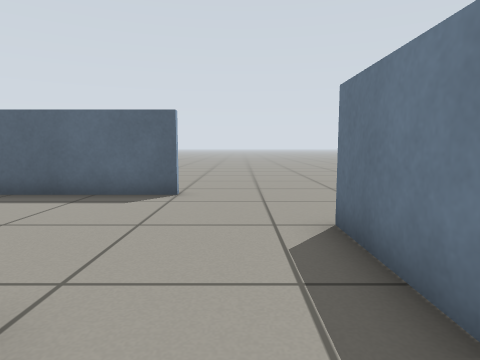
[1] (above)

12 first-person views from a walk through a Gazebo world. The camera is 0.57 m above the floor, tilts 6° down and sees 75° across. The floor is counted in squares, 0.5 m on a side. Each view is taken from the middle of a square. On the plan, view 1 faces up. The plan holds only what a view shows up to about 13 squares ahead; the rest is blank.

[2]
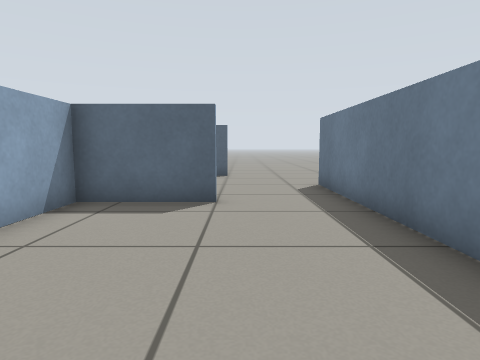

[3]
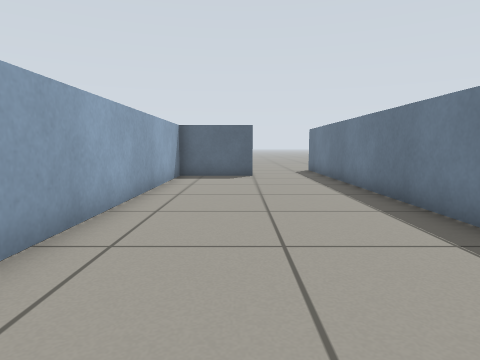

[4]
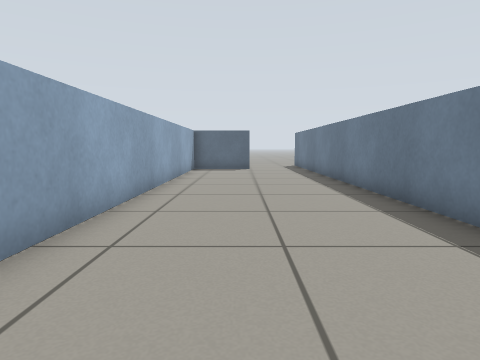

[5]
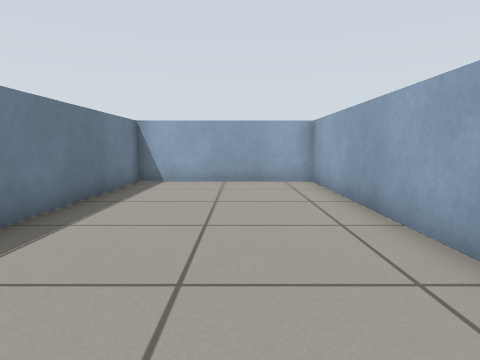

[6]
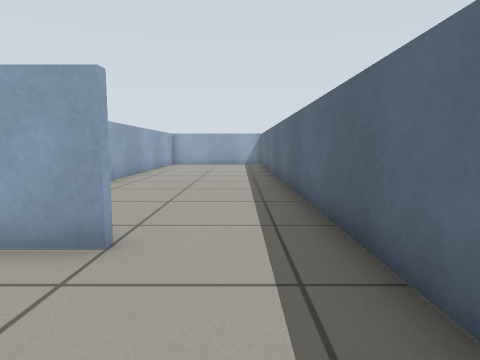

[7]
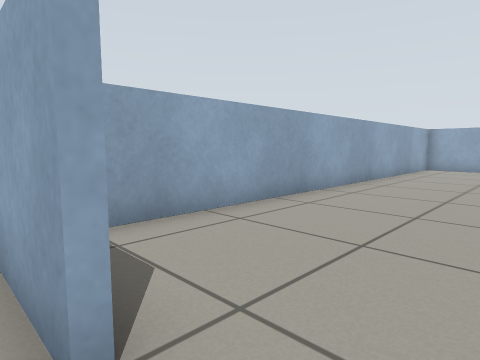

[8]
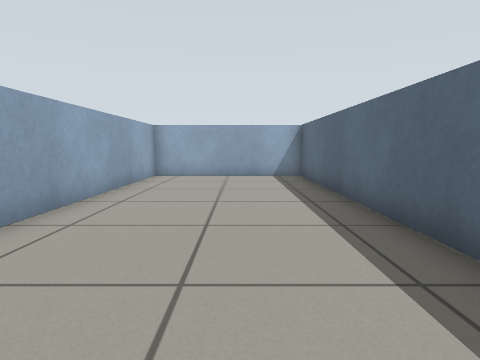

[9]
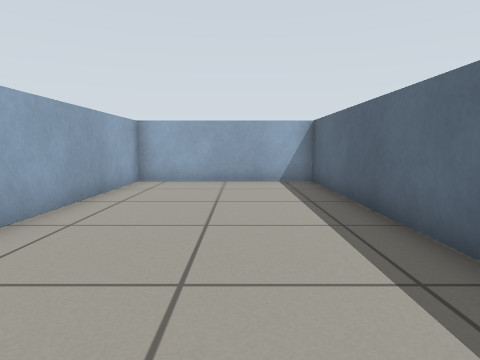

[10]
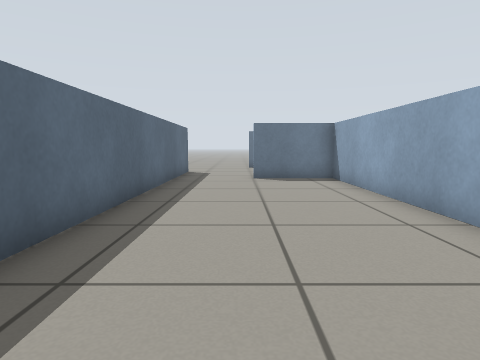

[11]
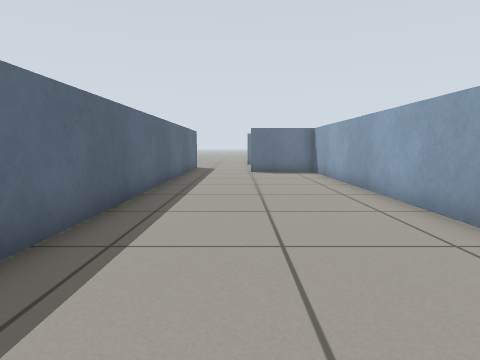

[12]
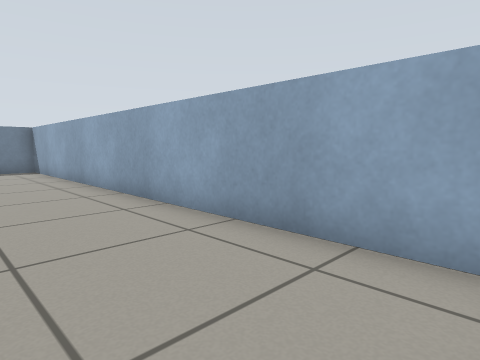

### Floor plan
Ten units are one square. View 1 is at (0, 0); x grows to the right and y downward. Boxes are objects, and circles mark ways between rooms. Rooms are numbered by the first view taken in them; rooms with no view inside come last. Other rooms are left out.
<svg viewBox="-219 -79 238 238">
<path fill="none" stroke="#000" d="M-14 -14 -46 -14M-44 -14 -44 154 14 154 14 -15M-44 -46 -44 -25M14 -15 14 -45M-14 -74 -44 -74M-46 -14 -46 -45M-44 -74 -214 -74 -214 -16 -46 -16"/>
<circle cx="-5" cy="-10" r="3" fill="#2a7"/>
<circle cx="-50" cy="-55" r="3" fill="#2a7"/>
<text x="-20" y="70">1</text>
<text x="-30" y="-30">2</text>
<text x="-130" y="-40">3</text>
</svg>
Room 1 opens to room 2. Room 2 opens to room 3.

Where each view was taken, in squares from view 1:
view 1: 0 up, 0 right, facing up
view 2: 5 down, 1 left, facing up
view 3: 11 down, 2 left, facing up
view 4: 15 down, 2 left, facing up
view 5: 5 down, 2 left, facing down
view 6: 6 up, 1 left, facing left
view 7: 6 up, 4 left, facing down-left
view 8: 5 up, 9 left, facing left
view 9: 5 up, 11 left, facing left
view 10: 5 up, 16 left, facing right
view 11: 5 up, 19 left, facing right
view 12: 5 up, 21 left, facing down-right
